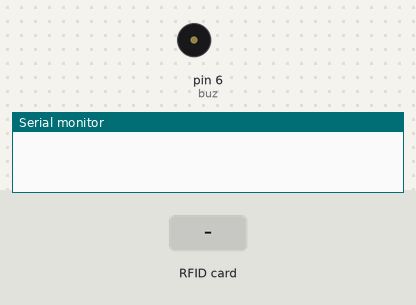
This sketch was run on a simulated Arduino Uno, built with avr-gcc and run on an emulated ATmega328P. Shown: buzzer (waves = sounding), the last lines printed to the serial monitor. The test bench sets the inputs (shaded band).

Above: at 1.2 s.
1.3 s: RFID card 5E 7A 19 C4 held to the reader
At 7.9 s:
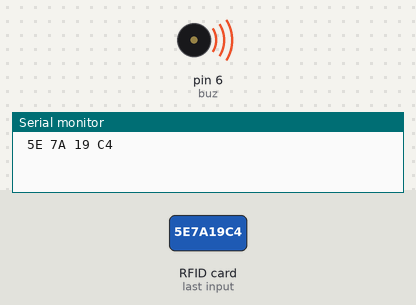
Timing chart, 0 to 8.9 s (numbered marks = the images above; inputs shaded):
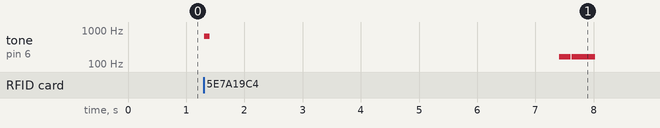

The sketch:

RFIDReader.ino
```cpp
/* ------------------------------------------------------------
*   This program We can read de UID from a RFID tag or Card
*--------------------------------------------------------------
*   MFRC522 Reader: |   Arduino UNO Pin:
*       RST         |           9
*       SDA (SS)    |           10
*       MOSI        |           11/ICSP-4
*       MISO        |           12/ICSP-1
*       SCK         |           13/ICSP-3
*--------------------------------------------------------------
*
*   More pin layouts for other boards can be found here: https://github.com/miguelbalboa/rfid#pin-layout
*/

#include <SPI.h>
#include <MFRC522.h>

#define RST_PIN  9
#define SS_PIN  10

#define buz 6 // passive buzzer

// music tones
#define Err  165
#define OK  880
#define det 659

MFRC522 mfrc522(SS_PIN, RST_PIN);

const unsigned long INTERVAL_RES = 5000UL;
unsigned long event_res = 0;

byte LecturaUID[4];

void setup() {
  Serial.begin(9600);
  SPI.begin();
  mfrc522.PCD_Init();
  pinMode(buz, OUTPUT);
}

void loop() {
  if ( ! mfrc522.PICC_IsNewCardPresent())
    return;

  if ( ! mfrc522.PICC_ReadCardSerial())
    return;

  detected();
  for (byte i = 0; i < mfrc522.uid.size; i++) {
    if (mfrc522.uid.uidByte[i] < 0x10){
      Serial.print(" 0");
      }
      else{
      Serial.print(" ");
      }
    Serial.print(mfrc522.uid.uidByte[i], HEX);
  }
  Serial.println();

  event_res = millis();

  while (Serial.available() == 0 && (millis() - event_res) < INTERVAL_RES) {}
  String answer = Serial.readString();
  answer.trim();

  if(answer == "OK"){
    Ok();
  }
  else{
    Error();
  }

  mfrc522.PICC_HaltA();

  delay(1000);
}

void detected(){
  tone(buz, det);
  delay(100);
  noTone(buz);
}

void Ok(){
  tone(buz, OK);
  delay(620);
  noTone(buz);
}

void Error(){
  tone(buz, Err);
  delay(200);
  noTone(buz);
  delay(20);
  tone(buz, Err);
  delay(400);
  noTone(buz);
}
```

Measured:
- after the input at 1.3 s, tone on pin 6 (buz): plays 659 Hz for 0.10 s, 165 Hz for 0.20 s, 165 Hz for 0.40 s, starting at once
